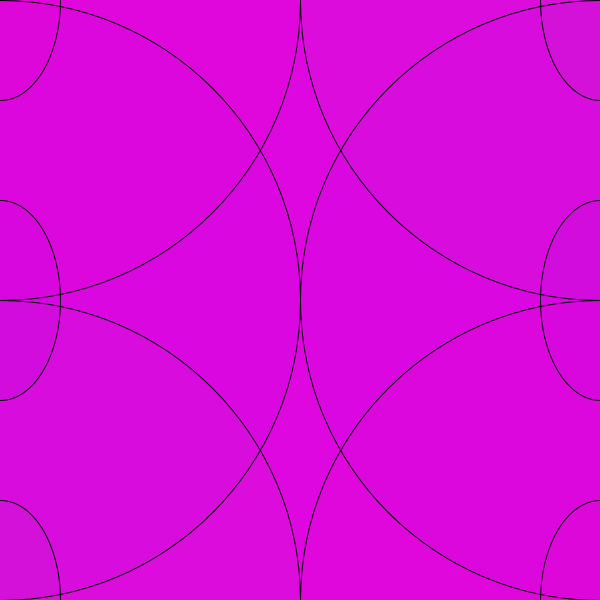
Frame 1 (no input)
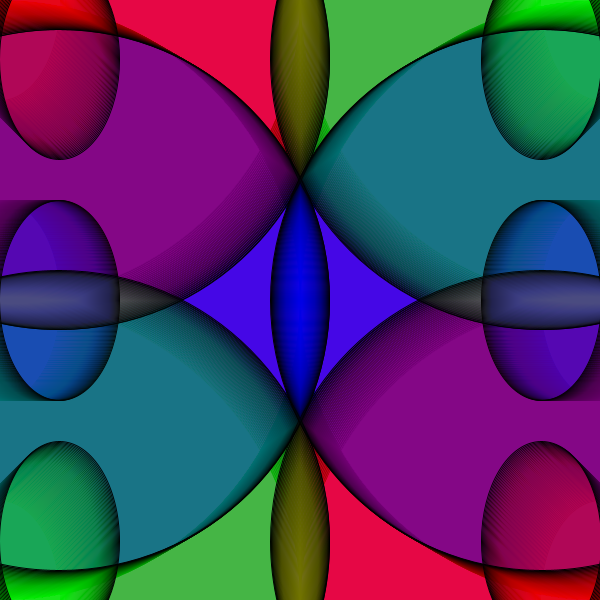
Frame 60 (the mouse pressed at the canvas centre just before this capture)
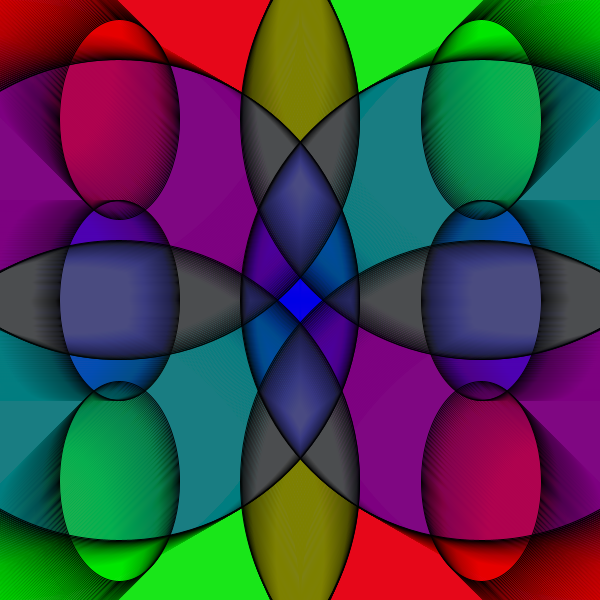
Frame 120 (the mouse held since frame 60 and released just before this capture)

The Processing sketch that drew these frames (run headless with seeded random() and noise(); from frame 60 on, the mouse is pressed at the canvas centre):

// Processing sketch: processing_70106
// ── processing_70106.pde

//Samantha G CP1 Mods 14-15 9/13/12 
int c = 0;
int b = 600;
int change = 1;
int bChange = 1;
void setup()
{
  size(600,600);
  background(223,7,224);
}
void draw()
{
  fill(255,0,0,5);
  ellipse(c,c,120,200);
  ellipse(b,b,120,200);
  fill(0,255,0,5);
  ellipse(c,b,120,200);
  ellipse(b,c,120,200);
  fill(0,0,255,5);
  ellipse(c,300,120,200);
  ellipse(b,300,120,200);
    fill(255,0,0,5);
  ellipse(c,c,b,b);
  ellipse(b,b,b,b);
  fill(0,255,0,5);
  ellipse(c,b,b,b);
  ellipse(b,c,b,b);
  fill(0,0,255,5);
  ellipse(c,300,b,b);
  ellipse(b,300,b,b);
  c = c + change;
  b = b - bChange;
  if (c > 600)
  {
    change = -1;
  }
  if (c < 0)
  {
    change = 1;
  }
  if (b < 0)
  {
    bChange = -1;
  }
  if (b >600)
  {
    bChange = 1;
  }
}
